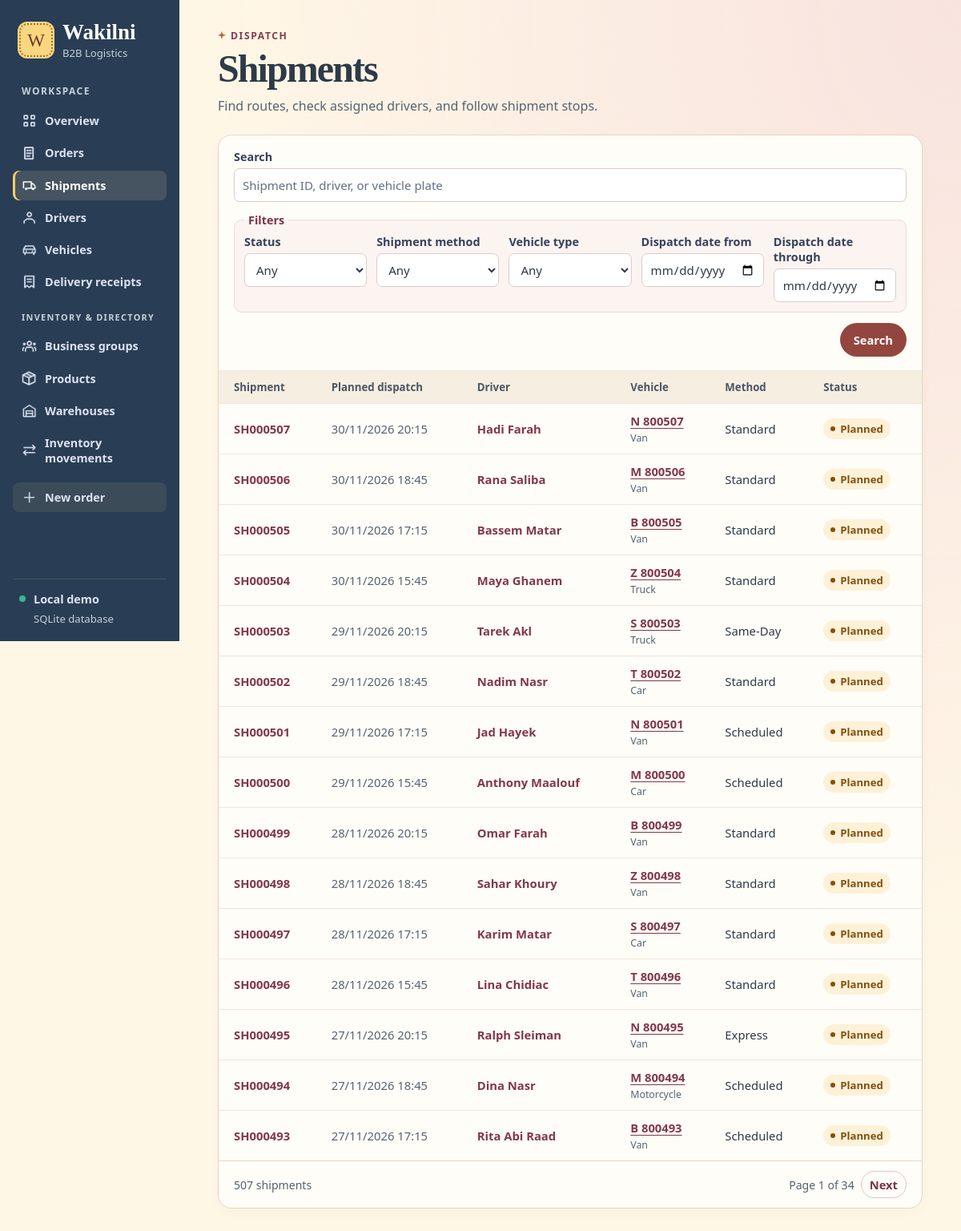
Screenshot of /shipments with the database file from the repository.
### tables this page shows
CREATE TABLE "Shipment" (
    "shipmentID" TEXT NOT NULL CHECK (length(shipmentID) BETWEEN 1 AND 8 AND shipmentID GLOB 'SH[0-9][0-9][0-9][0-9][0-9][0-9]' AND length(shipmentID) = 8),
    "plannedDispatchDateAndTime" TEXT NOT NULL CHECK (strftime('%d/%m/%Y %H:%M', substr(plannedDispatchDateAndTime, 7, 4) || '-' || substr(plannedDispatchDateAndTime, 4, 2) || '-' || substr(plannedDispatchDateAndTime, 1, 2) || substr(plannedDispatchDateAndTime, 11), '+0 minutes') IS plannedDispatchDateAndTime),
    "actualDispatchDateAndTime" TEXT CHECK (strftime('%d/%m/%Y %H:%M', substr(actualDispatchDateAndTime, 7, 4) || '-' || substr(actualDispatchDateAndTime, 4, 2) || '-' || substr(actualDispatchDateAndTime, 1, 2) || substr(actualDispatchDateAndTime, 11), '+0 minutes') IS actualDispatchDateAndTime),
    "actualArrivalTime" TEXT CHECK (strftime('%H:%M', actualArrivalTime, '+0 minutes') IS actualArrivalTime),
    "shipmentMethod" TEXT NOT NULL CHECK (shipmentMethod IN ('Standard', 'Express', 'Same-Day', 'Scheduled')),
    "shipmentStatus" TEXT NOT NULL CHECK (shipmentStatus IN ('Planned', 'Dispatched', 'In Transit', 'Completed', 'Cancelled')),
    "driverID" TEXT NOT NULL CHECK (length(driverID) BETWEEN 1 AND 6 AND driverID GLOB 'DR[0-9][0-9][0-9][0-9]' AND length(driverID) = 6),
    "vehicleID" TEXT NOT NULL CHECK (length(vehicleID) BETWEEN 1 AND 6 AND vehicleID GLOB 'VH[0-9][0-9][0-9][0-9]' AND length(vehicleID) = 6),
    PRIMARY KEY (shipmentID),
    FOREIGN KEY (driverID) REFERENCES "Driver" (driverID),
    FOREIGN KEY (vehicleID) REFERENCES "Vehicle" (vehicleID),
    UNIQUE (vehicleID),
    CHECK ((actualDispatchDateAndTime IS NOT NULL) = (shipmentStatus IN ('Dispatched','In Transit','Completed'))),
    CHECK ((actualArrivalTime IS NOT NULL) = (shipmentStatus = 'Completed'))
);

CREATE TABLE "Vehicle" (
    "vehicleID" TEXT NOT NULL CHECK (length(vehicleID) BETWEEN 1 AND 6 AND vehicleID GLOB 'VH[0-9][0-9][0-9][0-9]' AND length(vehicleID) = 6),
    "vehicleRegistrationNo" TEXT NOT NULL CHECK (length(vehicleRegistrationNo) BETWEEN 1 AND 8 AND vehicleRegistrationNo GLOB '[A-Z] [0-9][0-9][0-9][0-9][0-9][0-9]' AND length(vehicleRegistrationNo) = 8),
    "vehicleType" TEXT NOT NULL CHECK (vehicleType IN ('Motorcycle', 'Car', 'Van', 'Truck')),
    "maxVehicleCapacity" REAL NOT NULL CHECK (maxVehicleCapacity BETWEEN 0.01 AND 999999.99 AND maxVehicleCapacity = round(maxVehicleCapacity, 2)) CHECK (typeof(maxVehicleCapacity) IN ('integer', 'real', 'null')),
    "maxVehicleWeight" REAL NOT NULL CHECK (maxVehicleWeight BETWEEN 0.01 AND 999999.99 AND maxVehicleWeight = round(maxVehicleWeight, 2)) CHECK (typeof(maxVehicleWeight) IN ('integer', 'real', 'null')),
    "maxFuelLimit" REAL NOT NULL CHECK (maxFuelLimit BETWEEN 0.01 AND 999999.99 AND maxFuelLimit = round(maxFuelLimit, 2)) CHECK (typeof(maxFuelLimit) IN ('integer', 'real', 'null')),
    "vehicleOperationalStatus" TEXT NOT NULL CHECK (vehicleOperationalStatus IN ('Active', 'In Maintenance', 'Out of Service')),
    "deliveryCount" INTEGER CHECK (deliveryCount BETWEEN 0 AND 999999) CHECK (typeof(deliveryCount) IN ('integer', 'null')),
    PRIMARY KEY (vehicleID),
    UNIQUE (vehicleRegistrationNo)
);

### app.py (the view)
@app.get("/shipments")
def shipments():
    context = list_page(
        SHIPMENTS_FIELDS, SHIPMENTS_FROM,
        ("s.shipmentID", "s.driverID", "d.driverFirstName || ' ' || d.driverLastName", "v.vehicleRegistrationNo"),
        "CASE WHEN s.shipmentStatus IN ('Planned', 'Dispatched', 'In Transit') THEN 0 ELSE 1 END, "
        + date_key("s.plannedDispatchDateAndTime") + " DESC, s.shipmentID DESC",
        (
            ("status", "Status", "s.shipmentStatus = ?", SHIPMENT_STATES),
            ("method", "Shipment method", "s.shipmentMethod = ?", METHODS),
            ("vehicle_type", "Vehicle type", "v.vehicleType = ?", VEHICLE_TYPES),
            *date_filters("s.plannedDispatchDateAndTime", "Dispatch date"),
        ),
    )
    return render_template("shipments.html", **context)

### app.py (called while the page is built, shortened)
@app.before_request
def protect_online_demo():
    password = app.config["DEMO_PASSWORD"]
    if app.config["RENDER_HOSTED"] and len(password) < 12:
        return Response("Set a demo password of at least 12 characters before opening the online site.\n", 503)
    if not password or request.endpoint == "health":
        return None

def db():
    if "db" not in g:
        path = Path(app.config["DATABASE"]).resolve()
        g.db = sqlite3.connect(path.as_uri() + "?mode=rw", uri=True, timeout=5)
        g.db.row_factory = sqlite3.Row
        g.db.execute("PRAGMA foreign_keys = ON")
    return g.db

@app.template_filter("number")
def number(value):
    return f"{value:,}"

def date_key(column):
    return f"substr({column}, 7, 4) || substr({column}, 4, 2) || substr({column}, 1, 2) || substr({column}, 11)"

def date_filters(column, caption):
    day = f"substr(({date_key(column)}), 1, 8)"
    return (
        ("from_date", f"{caption} from", f"{day} >= ?", None),
        ("to_date", f"{caption} through", f"{day} <= ?", None),
    )

### templates/shipments.html (shortened to what this page needs)
{% extends "base.html" %}
{% from "components.html" import badge, filters, pagination %}
{% block content %}
<header class="page-head"><div><p class="eyebrow">DISPATCH</p><h1>Shipments</h1><p class="subtitle">Find routes, check assigned drivers, and follow shipment stops.</p></div></header>
<section class="panel">
  {{ filters('shipments', 'Shipment ID, driver, or vehicle plate', q, filter_controls, clear_args, has_filters) }}
  {% if rows %}
  <div class="table-wrap"><table><thead><tr><th>Shipment</th><th>Planned dispatch</th><th>Driver</th><th>Vehicle</th><th>Method</th><th>Status</th></tr></thead><tbody>
  {% for row in rows %}
  <tr><td><a class="record" href="{{ url_for('shipment_detail', shipment_id=row.shipmentID) }}">{{ row.shipmentID }}</a></td>
      <td class="date">{{ row.plannedDispatchDateAndTime }}</td><td><a class="record wrap" href="{{ url_for('driver_detail', driver_id=row.driverID) }}">{{ row.driverName }}</a></td>
      <td><a class="text-link" href="{{ url_for('vehicle_detail', vehicle_id=row.vehicleID) }}">{{ row.vehicleRegistrationNo }}</a><small class="cell-secondary">{{ row.vehicleType }}</small></td><td>{{ row.shipmentMethod }}</td><td>{{ badge(row.shipmentStatus) }}</td></tr>
  {% endfor %}</tbody></table></div>
  {% else %}<p class="empty">No shipments match your search.</p>{% endif %}
  {{ pagination('shipments', page, pages, total, 'shipment', page_args) }}
</section>
{% endblock %}

### templates/components.html (shortened to what this page needs)
{% macro badge(value) %}<span class="badge state-{{ value|lower|replace(' ', '-') }}">{{ value }}</span>{% endmacro %}
{% macro filters(endpoint, placeholder, q, controls, clear_args, has_filters) %}
<form class="directory-filters" method="get" action="{{ url_for(endpoint) }}">
  <div><label for="directory-query">Search</label><input id="directory-query" type="search" name="q" value="{{ q }}" maxlength="100" placeholder="{{ placeholder }}"></div>
  <fieldset class="filter-controls">
    <legend>Filters</legend>
    <div class="filter-grid">
    {% for control in controls %}
      <div>
        <label for="filter-{{ control.name }}">{{ control.label }}</label>
        {% if control.options is none %}
        <input id="filter-{{ control.name }}" type="date" name="{{ control.name }}" value="{{ control.value }}">
        {% else %}
        <select id="filter-{{ control.name }}" name="{{ control.name }}">
          <option value="">Any</option>
        </select>
        {% endif %}
      </div>
    {% endfor %}
    </div>
  </fieldset>
  <div class="filter-actions">
    <button class="button primary" type="submit">Search</button>
  </div>
</form>
{% endmacro %}
{% macro pagination(endpoint, page, pages, total, noun, page_args) %}
  <div class="list-footer">
    <span>{{ total|number }} {{ noun }}{% if total != 1 %}s{% endif %}</span>
    {% if pages > 1 %}
    <nav aria-label="Results pages" class="pages">
      <span>Page {{ page }} of {{ pages }}</span>
      {% if page < pages %}<a class="button secondary small" href="{{ url_for(endpoint, page=page+1, **page_args) }}">Next</a>{% endif %}
    </nav>
    {% endif %}
  </div>
{% endmacro %}

### static/style.css (style rules this page uses)
:root { font-family: "Segoe UI", system-ui, sans-serif; color: #2d3a47; background: #fff7e6; --navy: #293e54; --indigo: #93463f; --muted: #546371; --line: #e6d8c5; --surface: #fffdf7; --display: "Playfair Display", Georgia, serif; --script: "Pacifico", "Segoe Print", cursive; font-synthesis: none; }
* { box-sizing: border-box; }
body { margin: 0; min-height: 100vh; display: grid; grid-template-columns: 224px minmax(0, 1fr); background: radial-gradient(ellipse at 100% 0, #f8e3df, transparent 56%), #fff7e6; }
a { color: inherit; }
.page-head { display: flex; justify-content: space-between; gap: 18px; align-items: center; margin-bottom: 24px; }
.eyebrow { font-size: .76rem; font-weight: 750; letter-spacing: .13em; color: #823c4c; margin: 0 0 8px; }
.page-head:not(.hero) .eyebrow::before { content: ""; display: inline-block; width: 10px; height: 10px; margin-right: 6px; background: #ba684a; clip-path: polygon(50% 0, 62% 36%, 100% 50%, 62% 63%, 50% 100%, 37% 63%, 0 50%, 37% 36%); }
h1, h2, p { margin-top: 0; }
h1 { margin-bottom: 9px; font-family: var(--display); font-weight: 680; font-size: clamp(2.18rem, 4vw, 3.2rem); font-variant-numeric: lining-nums; letter-spacing: -.04em; line-height: 1.06; overflow-wrap: anywhere; }
.subtitle, .panel-head p { color: var(--muted); margin: 0; line-height: 1.45; }
.button { min-height: 42px; display: inline-flex; align-items: center; justify-content: center; gap: 5px; padding: 9px 16px; border: 1px solid transparent; border-radius: 999px; text-decoration: none; font: inherit; font-size: .92rem; font-weight: 700; cursor: pointer; white-space: nowrap; }
.primary { background: var(--indigo); color: white; }
.secondary { background: #fffdfa; border-color: #dec6cb; color: #783648; }
.small { min-height: 34px; padding: 5px 10px; }
.metric, .panel { background: var(--surface); border: 1px solid var(--line); border-radius: 17px; box-shadow: 0 4px 14px #623b3609; min-width: 0; }
.text-link, .record, .back { color: #82384a; font-weight: 700; text-underline-offset: 3px; }
.text-link, .back { font-size: .92rem; }
.record { text-decoration: none; white-space: nowrap; }
.table-wrap { max-width: 100%; overflow-x: auto; }
table { border-collapse: collapse; width: 100%; font-size: .925rem; text-align: left; }
th { background: #f6eee1; color: #4a5765; font-size: .83rem; font-weight: 700; white-space: nowrap; }
td, th { padding: 11px 14px; border-top: 1px solid #f0e5e0; vertical-align: middle; }
td:first-child, th:first-child { padding-left: 19px; }
.date { white-space: nowrap; color: var(--muted); }
.badge { display: inline-flex; align-items: center; gap: 6px; white-space: nowrap; border-radius: 20px; padding: 4px 9px; background: #e1e8ef; color: #344c61; font-size: .82rem; font-weight: 700; }
.badge::before { content: ""; width: 6px; height: 6px; border-radius: 50%; background: currentColor; }
.state-pending, .state-planned { color: #825010; background: #fff1d7; }
.directory-filters { padding: 17px 19px; display: grid; gap: 13px; }
.filter-controls { margin: 0; padding: 8px 12px 12px; border: 1px solid #eadbd8; border-radius: 10px; min-width: 0; background: #fbf4f0; }
.filter-controls legend { padding: 0 5px; color: #783648; font-size: .9rem; font-weight: 750; }
.filter-grid { display: grid; grid-template-columns: repeat(auto-fit, minmax(min(100%, 148px), 1fr)); gap: 10px 12px; }
.filter-grid > div { min-width: 0; }
.filter-actions { display: flex; justify-content: flex-end; flex-wrap: wrap; gap: 8px; }
label { font-weight: 650; font-size: .9rem; color: #35415d; min-width: 0; display: block; }
input:not([type=hidden]), select, textarea { display: block; width: 100%; min-height: 42px; margin: 5px 0 0; padding: 8px 10px; border-radius: 7px; border: 1px solid #dccccc; background: #fff; color: #2d3a47; font: inherit; font-weight: 400; font-size: .94rem; }
input::placeholder, textarea::placeholder { color: #626f86; }
.list-footer { border-top: 1px solid var(--line); padding: 12px 19px; display: flex; justify-content: space-between; align-items: center; gap: 10px; color: var(--muted); font-size: .88rem; }
.pages { display: flex; align-items: center; gap: 8px; }
.cell-secondary { display: block; color: var(--muted); margin-top: 3px; }
.record.wrap { white-space: normal; }

### rows the page displays
Shipment: shipmentID "SH000507", plannedDispatchDateAndTime "30/11/2026 20:15", driverName "Hadi Farah", vehicleRegistrationNo "N 800507", vehicleType "Van", shipmentMethod "Standard", shipmentStatus "Planned"
Shipment: shipmentID "SH000506", plannedDispatchDateAndTime "30/11/2026 18:45", driverName "Rana Saliba", vehicleRegistrationNo "M 800506", vehicleType "Van", shipmentMethod "Standard", shipmentStatus "Planned"
Shipment: shipmentID "SH000505", plannedDispatchDateAndTime "30/11/2026 17:15", driverName "Bassem Matar", vehicleRegistrationNo "B 800505", vehicleType "Van", shipmentMethod "Standard", shipmentStatus "Planned"
Shipment: shipmentID "SH000504", plannedDispatchDateAndTime "30/11/2026 15:45", driverName "Maya Ghanem", vehicleRegistrationNo "Z 800504", vehicleType "Truck", shipmentMethod "Standard", shipmentStatus "Planned"
Shipment: shipmentID "SH000503", plannedDispatchDateAndTime "29/11/2026 20:15", driverName "Tarek Akl", vehicleRegistrationNo "S 800503", vehicleType "Truck", shipmentMethod "Same-Day", shipmentStatus "Planned"
Shipment: shipmentID "SH000502", plannedDispatchDateAndTime "29/11/2026 18:45", driverName "Nadim Nasr", vehicleRegistrationNo "T 800502", vehicleType "Car", shipmentMethod "Standard", shipmentStatus "Planned"
Shipment: shipmentID "SH000501", plannedDispatchDateAndTime "29/11/2026 17:15", driverName "Jad Hayek", vehicleRegistrationNo "N 800501", vehicleType "Van", shipmentMethod "Scheduled", shipmentStatus "Planned"
Shipment: shipmentID "SH000500", plannedDispatchDateAndTime "29/11/2026 15:45", driverName "Anthony Maalouf", vehicleRegistrationNo "M 800500", vehicleType "Car", shipmentMethod "Scheduled", shipmentStatus "Planned"
Shipment: shipmentID "SH000499", plannedDispatchDateAndTime "28/11/2026 20:15", driverName "Omar Farah", vehicleRegistrationNo "B 800499", vehicleType "Van", shipmentMethod "Standard", shipmentStatus "Planned"
Shipment: shipmentID "SH000498", plannedDispatchDateAndTime "28/11/2026 18:45", driverName "Sahar Khoury", vehicleRegistrationNo "Z 800498", vehicleType "Van", shipmentMethod "Standard", shipmentStatus "Planned"
Shipment: shipmentID "SH000497", plannedDispatchDateAndTime "28/11/2026 17:15", driverName "Karim Matar", vehicleRegistrationNo "S 800497", vehicleType "Car", shipmentMethod "Standard", shipmentStatus "Planned"
Shipment: shipmentID "SH000496", plannedDispatchDateAndTime "28/11/2026 15:45", driverName "Lina Chidiac", vehicleRegistrationNo "T 800496", vehicleType "Van", shipmentMethod "Standard", shipmentStatus "Planned"
Shipment: shipmentID "SH000495", plannedDispatchDateAndTime "27/11/2026 20:15", driverName "Ralph Sleiman", vehicleRegistrationNo "N 800495", vehicleType "Van", shipmentMethod "Express", shipmentStatus "Planned"
Shipment: shipmentID "SH000494", plannedDispatchDateAndTime "27/11/2026 18:45", driverName "Dina Nasr", vehicleRegistrationNo "M 800494", vehicleType "Motorcycle", shipmentMethod "Scheduled", shipmentStatus "Planned"
Shipment: shipmentID "SH000493", plannedDispatchDateAndTime "27/11/2026 17:15", driverName "Rita Abi Raad", vehicleRegistrationNo "B 800493", vehicleType "Van", shipmentMethod "Scheduled", shipmentStatus "Planned"

### other values shown
{{ 'Online class demo' if config.RENDER_HOSTED else 'Local demo' }} "Local demo"
{{ control.label }} "Status" "Shipment method" "Vehicle type" "Dispatch date from" "Dispatch date through"
{{ total|number }} "507"
{{ noun }} "shipment"
{{ page }} "1"
{{ pages }} "34"
